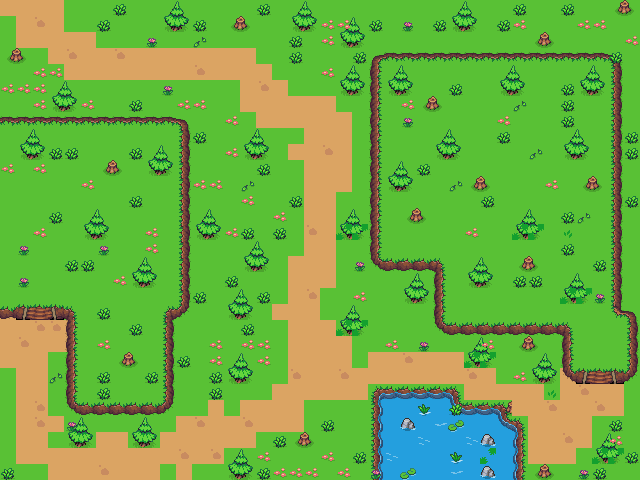

This is a level from a 2D game, rendered from its Tiled map with the project's own tilesets. A one-line summary and the map file follow, with tile-layer data summarised:
An orthogonal 40x30 tile map with 16x16 px tiles, 3 tile layers (Relva, Obstaculos, Decoracao).

<map version="1.10" tiledversion="1.11.2" orientation="orthogonal" renderorder="right-down" width="40" height="30" tilewidth="16" tileheight="16" infinite="0" nextlayerid="5" nextobjectid="1">
 <editorsettings>
  <export target="map.json" format="json" />
 </editorsettings>
 <tileset firstgid="1" name="free_pixel_16_woods" tilewidth="16" tileheight="16" tilecount="264" columns="22">
  <image source="pixel_16_woods v2 free/free_pixel_16_woods.png" width="352" height="192" />
 </tileset>
 <layer id="2" name="Relva" width="40" height="30">
  <data>[1200 cells, 1200 non-empty, 10 distinct tile ids]</data>
 </layer>
 <layer id="3" name="Obstaculos" width="40" height="30">
  <data>[1200 cells, 300 non-empty, 24 distinct tile ids]</data>
 </layer>
 <layer id="4" name="Decoracao" width="40" height="30">
  <data>[1200 cells, 216 non-empty, 14 distinct tile ids]</data>
 </layer>
</map>
